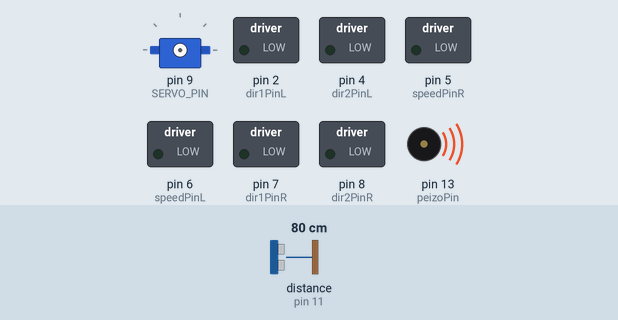
Recording of a sketch running on a simulated Arduino Uno, built with avr-gcc and run on an emulated ATmega328P. Parts: servo, switched loads named in the sketch (green lamp = pin HIGH), buzzer (waves = sounding). Inputs (shaded band) come from the test bench; at power-on: distance to the obstacle (sensor on pin 11) 80 cm. The echo pulse lasts 58.3 µs per cm; pins used as bus, display or sensor lines are not drawn.

Above: at 0.1 s.
At 2.4 s:
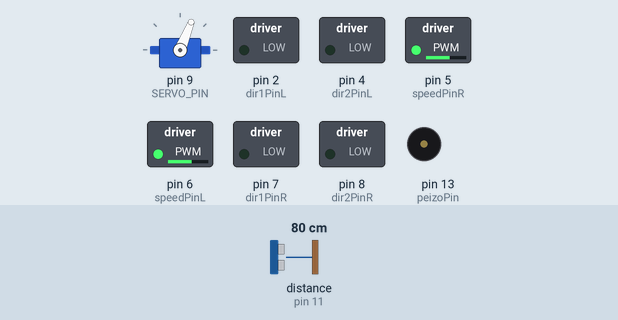
At 3.4 s:
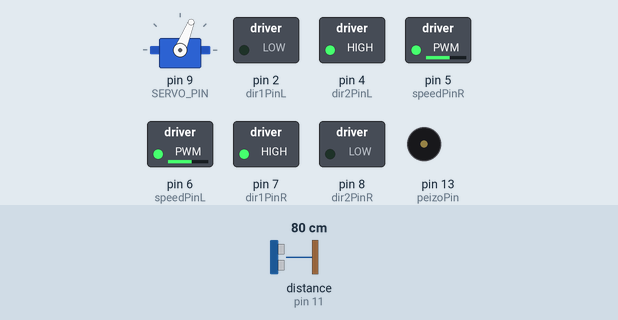
At 4.0 s:
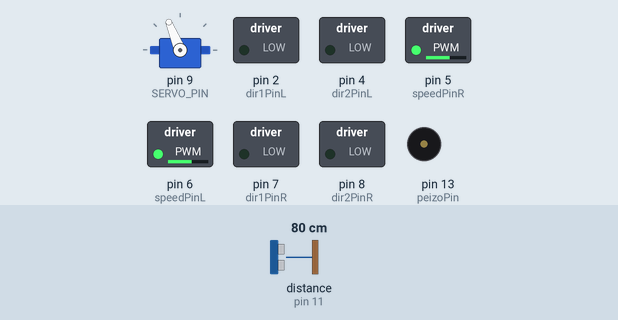
At 24.8 s:
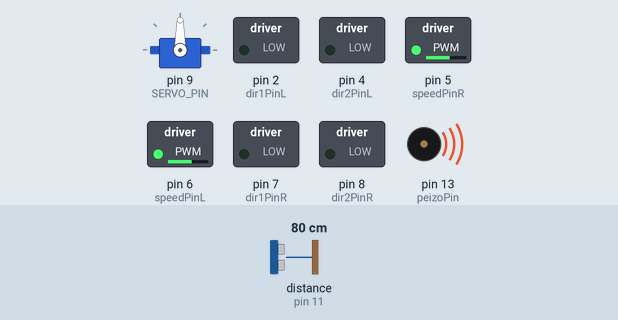
At 26.3 s:
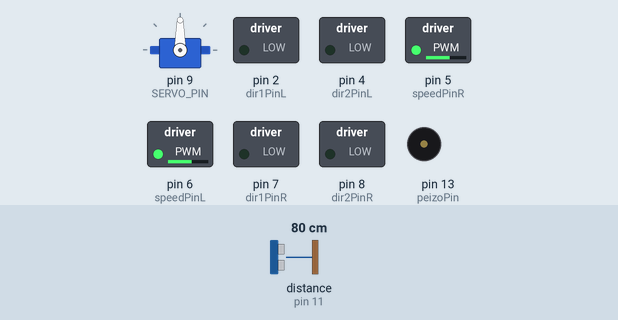
Timing chart, 0 to 27.8 s (numbered marks = the images above):
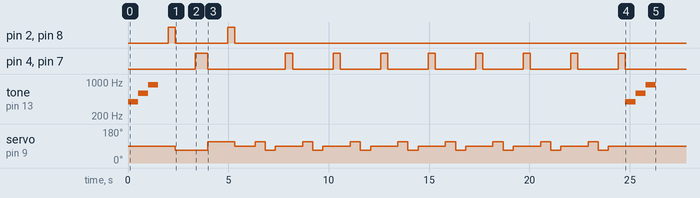

The sketch:

explorerBotVer1.ino
```cpp
/*
 * This code borrows heavily from other code.
 *
 *
 * TODO:
 * cite sources for code
 *
 * update variable and function names
 *
 * update look function to turn the bot 90 degrees then take a full 180 sweep of readings when the path forward is blocked
 *  repeat this to complete a 360 degree view of the surroundings
 *    will need to update binary intake of the surroundings to compensate for this
 *
 * update bot turn functions to take in a variable that determines the amount of turn
 *  current function does not and requires a second function to determine how long you let the bot turn, thus dtermining the amount of turn
 *    new function will do the math for the user so you just input the degree of turn you desire
 *
 * create an function that will turn on the serial printing for debugging
 *  should be turned on or off by changing a vaiable from a 0 to 1, or true to false
 *    also need to add more debugging into the code
 */

#include <Servo.h>
#include "configuration.h"
#include "functions.h"

void setup()
  {
    playGreatingMelody();

    Serial.begin(9600);

    //setup limit switches
    pinMode(fullLeftLimitSwitchPin, INPUT);
    pinMode(centerLimitSwitchPin, INPUT);
    pinMode(fullRightLimitSwitchPin, INPUT);

    //setup L298N pin mode
    pinMode(dir1PinL, OUTPUT);
    pinMode(dir2PinL, OUTPUT);
    pinMode(speedPinL, OUTPUT);
    pinMode(dir1PinR, OUTPUT);
    pinMode(dir2PinR, OUTPUT);
    pinMode(speedPinR, OUTPUT);


    //init HC-SR04
    pinMode(Trig_PIN, OUTPUT);
    pinMode(Echo_PIN,INPUT);
    digitalWrite(Trig_PIN,LOW);

    //init servo
    head.attach(SERVO_PIN);
    testDance();
    fullScanSweep();
    playGreatingMelody();
  }

void loop()
  {
  }
```

functions.h
```cpp
//int turntime = degree*turnRatio; //Time the robot spends turning (miliseconds)

String obstacle_str;
String obstacle_sign;
int obstacle_status = B100000;

//this our pause function
void pause(int pauseTime)
 {
  timeElapsed = millis();
  while (millis() < timeElapsed + pauseTime){}
 }

void microPause(int pauseTime)
 {
  timeElapsed = micros();
  while (micros() < timeElapsed + pauseTime){}
 }

//initialize the Servo head and name it something
Servo head;

//===============
/*motor control*/
//==============

//set motor speed
//this function allows you to specify an integer and then have that integer analog written to a predefined set of pins
void set_Motorspeed(int speed_L,int speed_R)
  {
    analogWrite(speedPinL,speed_L);
    analogWrite(speedPinR,speed_R);
  }

//Stop
void stopStop()
  {
    digitalWrite(dir1PinL, LOW);
    digitalWrite(dir2PinL,LOW);
    digitalWrite(dir1PinR,LOW);
    digitalWrite(dir2PinR,LOW);
  }

//go forward
void goForward(void)
  {
    set_Motorspeed(SPEED,SPEED);
    digitalWrite(dir1PinL, HIGH);
    digitalWrite(dir2PinL,LOW);
    digitalWrite(dir1PinR,HIGH);
    digitalWrite(dir2PinR,LOW);
  }

//Turn left
void turnLeft(int degree)
  {
    set_Motorspeed(turnSpeed, turnSpeed);
    digitalWrite(dir1PinL,HIGH);
    digitalWrite(dir2PinL,LOW);
    digitalWrite(dir1PinR,LOW);
    digitalWrite(dir2PinR,HIGH);
    pause(degree*turnRatio);
    stopStop();
  }

//Turn right
void turnRight(int degree)
  {
    set_Motorspeed(turnSpeed, turnSpeed);
    digitalWrite(dir1PinL,LOW);
    digitalWrite(dir2PinL,HIGH);
    digitalWrite(dir1PinR,HIGH);
    digitalWrite(dir2PinR,LOW);
    pause(degree*turnRatio);
    stopStop();
  }

//Reverse
//update this so it takes in a number that reflects distance
//code should do the math for the user and will determine the amount of time to pause and let the wheels spin to reach the desired disdtance
void goBack()
  {
    set_Motorspeed(BACK_SPEED1,BACK_SPEED2);
    digitalWrite(dir1PinL, LOW);
    digitalWrite(dir2PinL,HIGH);
    digitalWrite(dir1PinR,LOW);
    digitalWrite(dir2PinR,HIGH);
    pause(backtime);
    stopStop();
  }

//these functions use for loops to cycle through the index of notes we created, thus playing a melody
//write new function called play() that takes in a string variable and plays the related melody
void playErrorMelody()
  {
    // iterate over the notes of the errorMelody:
    for (int thisNote = 0; thisNote < 2; thisNote++)
      {
        tone(peizoPin, errorMelody[thisNote], noteDurations);
        // to distinguish the notes, set a minimum time between them.
        pause(pauseBetweenNotes);
        // stop the tone playing
        noTone(peizoPin);
      }
  }

void playGreatingMelody()
  {
    // iterate over the notes of the errorMelody:
    for (int thisNote = 0; thisNote < 3; thisNote++)
      {
        tone(peizoPin, greatingMelody[thisNote], noteDurations);
        // to distinguish the notes, set a minimum time between them.
        pause(pauseBetweenNotes);
        // stop the tone playing
        noTone(peizoPin);
      }
  }

//Detection of ultrasonic distance
int watch()//we made need to take a closer look at this one to make sure its working as expected and desired
  {
    long echo_distance;
    digitalWrite(Trig_PIN,LOW);
    microPause(5);
    digitalWrite(Trig_PIN,HIGH);
    microPause(15);
    digitalWrite(Trig_PIN,LOW);
    echo_distance = pulseIn(Echo_PIN,HIGH);
    echo_distance = echo_distance*0.01657; //how far away is the object in cm
    return round(echo_distance);
  }

void lookCenter()
  {
    head.write(center);//90
    pause(servoTurnPause);//this gives the servo time to turn before trying to do anything else, can also slow the servo down so its not so spastic
  }
void lookLeft()
  {
    head.write(Left);//110
    pause(servoTurnPause);
  }
void lookRight()
  {
    head.write(Right);//70
    pause(servoTurnPause);
  }

//we need to rewrite this an an array that takes in the scan distance of objects in a 360 degree scan sweep.
//  paralell array that associates each scan location to a degree location that will be used as reference to orient the car
//    towards the largest value, indicating the clearest route.
/*Meassures distances to the right, left, front, left diagonal, right diagonal and asign them in cm to the variables rightscanval,
leftscanval, centerscanval, ldiagonalscanval and rdiagonalscanval (there are 5 points for distance testing)*/
String scanSweep()
  {
    lookCenter();
    watch();
    lookLeft();
    watch();
    lookRight();
    watch();
    lookCenter();
  }
String fullScanSweep()
  {
    scanSweep();
    turnRight(45);
    scanSweep();
    turnRight(45);
    scanSweep();
    turnRight(45);
    scanSweep();
    turnRight(45);
    scanSweep();
    turnRight(45);
    scanSweep();
    turnRight(45);
    scanSweep();
    turnRight(45);
    scanSweep();
    turnRight(45);
  }

//need to fix this after the the collisionAvoidacne is updated
//change this to collisionDetected
void waitForSwitch()
  {
    if (digitalRead(fullRightLimitSwitchPin) == HIGH)
      {
        playErrorMelody();
      }
  }


void collisionAvoidance()
  {

  }

void testDance()
  {
    lookCenter();

    turnLeft(45);
    lookRight();
    pause(500);

    turnRight(80);
    lookLeft();
    pause(500);

    turnLeft(45);
    lookCenter();
  }
```

configuration.h
```cpp
//need to clean this fill up
  //its getting disorganzied


#include "pitches.h"

int serialDebug=1; //enter 1 for on, 0 for off

/*Declare L298N Dual H-Bridge Motor Controller directly since there is not a library to load.*/
//Define L298N Dual H-Bridge Motor Controller Pins
#define dir1PinL  2    //Motor direction
#define dir2PinL  4    //Motor direction
#define speedPinL 6    // Needs to be a PWM pin to be able to control motor speed

#define dir1PinR  7    //Motor direction
#define dir2PinR  8   //Motor direction
#define speedPinR 5    // Needs to be a PWM pin to be able to control motor speed

#define SERVO_PIN     9  //servo connect to D9

#define Echo_PIN    11 // Ultrasonic Echo pin connect to D11
#define Trig_PIN    12  // Ultrasonic Trig pin connect to D12

#define peizoPin     13

const int SPEED = 100;   //both sides of the motor speed
const int turnSpeed = 150;
#define BACK_SPEED1  135     //back speed
#define BACK_SPEED2  135     //back speed

int leftscanval, centerscanval, rightscanval, ldiagonalscanval, rdiagonalscanval;
const int distancelimit = 40; //distance limit for obstacles in front
const int sidedistancelimit = 25; //minimum distance in cm to obstacles at both sides (the car will allow a shorter distance sideways to prioritize the front)
int distance;
int numcycles = 0;

const int backtime = 250; //Time the robot spends backing up (miliseconds)
const int servoTurnPause = 500;
int thereis;

// notes in the errorMelody
int errorMelody[]={NOTE_G4, NOTE_C4};
int greatingMelody[]={NOTE_G4, NOTE_D5, NOTE_A5};
int noteDurations[]={200, 300, 400};
int pauseBetweenNotes = 500;

int fullLeftLimitSwitchPin = A4;
int centerLimitSwitchPin = A2;
int fullRightLimitSwitchPin = 10;

int oneSecond = 1000;
unsigned long timeElapsed = 0;

int center = 90;
int Left = 112;
int Right = 68;

int degree;//given by user in function
float turnRatio=(7.8);//8 +(20/21)
```
